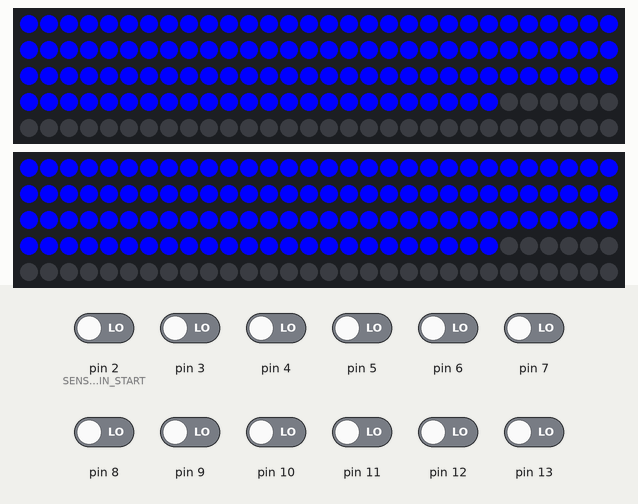
The sketch below on a simulated Arduino Uno, built with avr-gcc and run on an emulated ATmega328P. Parts: 2 × 150 RGB LEDs in strip order, left to right, continuing on the next row. The inputs (shaded band) are chosen by the test bench; at power-on: pin 2 (SENSOR_PIN_START), pin 3–13 LOW.

Above: at 4.2 s.
4.3 s: pin 2 (SENSOR_PIN_START) driven HIGH
5.8 s: pin 3 driven HIGH
7.3 s: pin 4 driven HIGH
8.8 s: pin 5 driven HIGH
At 10.25 s:
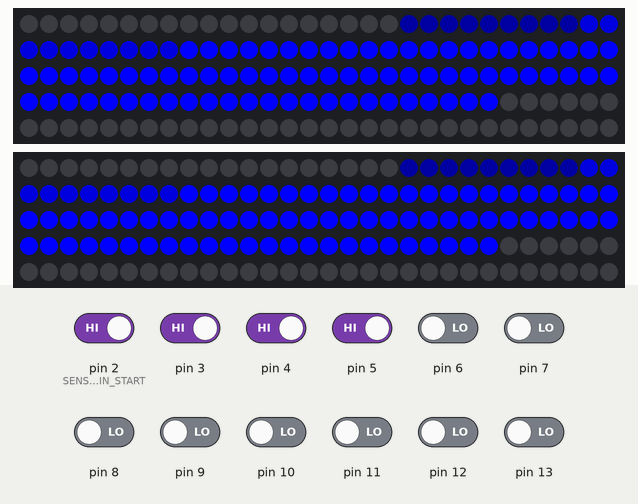
10.3 s: pin 6 driven HIGH
11.9 s: pin 7 driven HIGH
At 13.29 s:
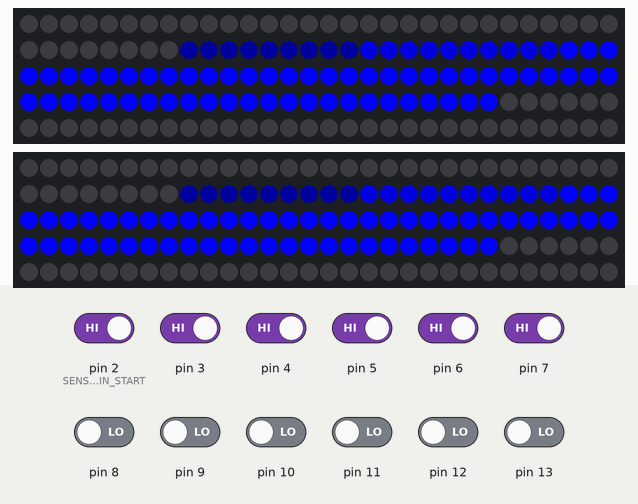
Timing chart, 0 to 14.4 s (numbered marks = the images above; inputs shaded):
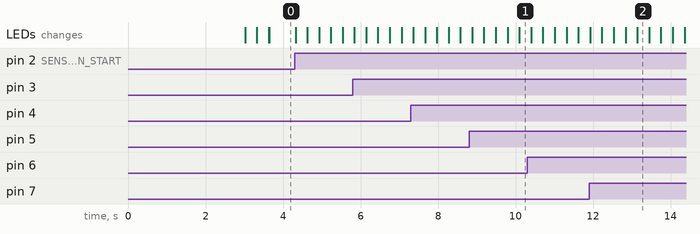

The sketch:

InteractiveStaircase.ino
```cpp
#include <FastLED.h>

#define NUM_LEDS 150
#define SENSOR_PIN_START 2 // The first sensor pin
#define DATA_PIN_1 A0 // Left LED strip
#define DATA_PIN_2 A1 // Right LED strip
#define NUM_STEPS 12

struct Step {
  int led;
  float brightness;
};

// The centre LED of each step, with brightness initialised as 0
struct Step steps[] = {
  {5}, {14}, {24}, {33}, {43}, {52}, {62}, {71}, {81}, {90}, {100}, {109}
};

CRGB leds[NUM_LEDS];

void setup() {
  delay(3000); // Give the power supply time to stabilise.

  for (int i = 0; i < NUM_STEPS; i++) {
    pinMode(SENSOR_PIN_START + i, INPUT);
  }

  FastLED.addLeds<WS2812B, DATA_PIN_1, GRB>(leds, NUM_LEDS).setCorrection(TypicalSMD5050);
  FastLED.addLeds<WS2812B, DATA_PIN_2, GRB>(leds, NUM_LEDS).setCorrection(TypicalSMD5050);
}

void loop() {
  EVERY_N_MILLIS(10) {
    readSensors();
    updateLeds();
  }
}

void readSensors() {
  for (int i = SENSOR_PIN_START; i < SENSOR_PIN_START + NUM_STEPS; i++) {
    int sensorValue = digitalRead(i);

    if (sensorValue == LOW) {
      steps[i - SENSOR_PIN_START].brightness += 5.0f;
    } else {
      steps[i - SENSOR_PIN_START].brightness -= 1.0f;
    }

    steps[i - SENSOR_PIN_START].brightness = constrain(steps[i - SENSOR_PIN_START].brightness, 0, 255);
  }
}

void updateLeds() {
  for (int i = 0; i < NUM_STEPS; i++) {
    setStepColor(steps[i], CRGB(0, 0, round(steps[i].brightness)));
  }

  FastLED.show();
}

// Set a given step to the specified color
void setStepColor(Step step, CRGB color) {
  for (int i = step.led - 5; i < step.led + 5; i++) {
    setLed(i, color);
  }
}

// Set an LED color with bounds-checking to avoid writing outside the array
void setLed(int index, CRGB color) {
  if (index >= 0 && index < NUM_LEDS) {
    leds[index] = color;
  }
}
```
